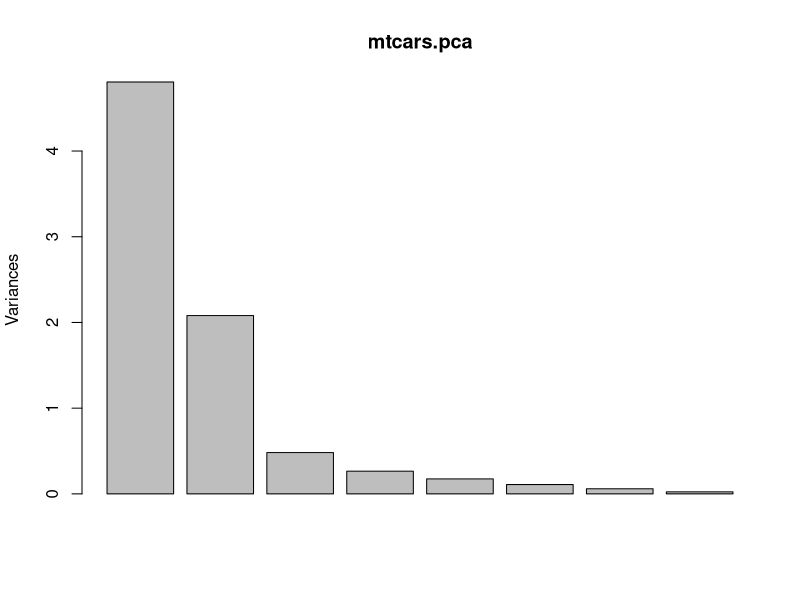

The R source for this figure:

mtcars[1:20,]
#######PCA works with numerical variables
str(mtcars)
help(mtcars)
mtcars.pca <- prcomp(mtcars[,c(2:7,10,11)], center = TRUE,scale. = TRUE)
summary(mtcars.pca)
#######Look at the object
str(mtcars.pca)
plot(mtcars.pca)
####Add principal components
train.data <- data.frame(mtcars$mpg, mtcars.pca$x)
train.data <- train.data[,1:3]
###########
train.data[1:2,]
mtcars[1:2,]
model1<-lm(mpg~.,data=mtcars)
summary(model1)
colnames(train.data)[1]<-"mpg"
model2<-lm(mpg~.,data=train.data)
summary(model2)
summary(model1)
